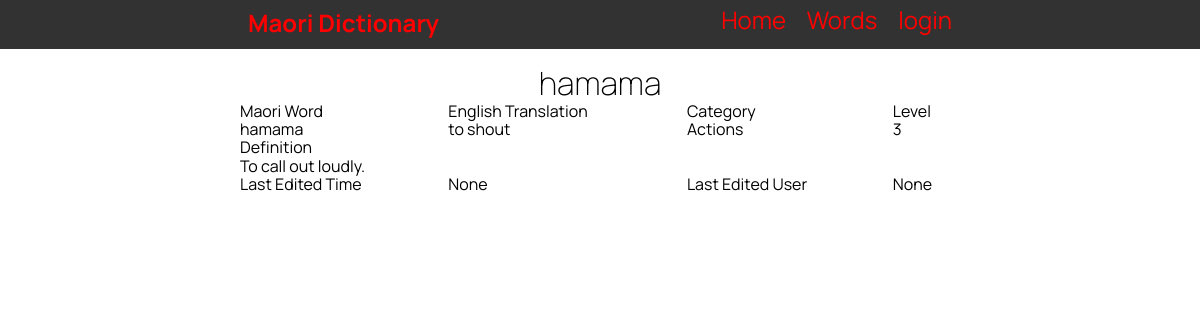
Page /individualword/1 on the committed database.
### tables this page shows
CREATE TABLE "vocab_list"
(
    id                  integer
        constraint vocab_list_pk
            primary key autoincrement,
    maori_word          varchar(30),
    english_translation varchar(30),
    category            varchar(30),
    definition          varchar(100),
    level               integer,
    last_edited_time    date,
    last_edited_user    varchar(60)
);

### app.py (the view)
@app.route('/individualword/<word_id>')
def render_individual_word(word_id):
    con = create_connection(DATABASE)
    query = "SELECT * FROM vocab_list WHERE id = ?"
    cur = con.cursor()
    cur.execute(query, (word_id, ))
    word_info = cur.fetchall()
    con.close()
    print(word_info)
    return render_template('worddetail.html', logged_in=is_logged_in(), admin=is_admin(), word_infomation=word_info)

### app.py (called while the page is built)
def create_connection(db_file):
    try:
        connection = sqlite3.connect(db_file)
        return connection
    except Error as e:
        print(e)
    return None

def is_logged_in():
    if session.get('email') is None:
        return False
    else:
        return True

def is_admin():
    if is_logged_in():
        if session.get('role') == "Teacher" or session.get('role') == "Admin":
            return True
        else:
            return False
    else:
        return False

### templates/worddetail.html
{% extends "base.html" %}
{% block pageheading %}{{ word_infomation[0][1] }}{% endblock %}
{% block main %}
<table>
    <tr>
        <td>Maori Word</td>
        <td>English Translation</td>
        <td>Category</td>
        <td>Level</td>
    </tr>
    <tr>
        <td>{{ word_infomation[0][1] }}</td>
        <td>{{ word_infomation[0][2] }}</td>
        <td>{{ word_infomation[0][3] }}</td>
        <td>{{ word_infomation[0][5] }}</td>
    </tr>
    <tr>
        <td colspan="4">Definition</td>
    </tr>
    <tr>
        <td colspan="4">{{ word_infomation[0][4] }}</td>
    </tr>
    <tr>
        <td>Last Edited Time</td>
        <td>{{ word_infomation[0][6] }}</td>
        <td>Last Edited User</td>
        <td>{{ word_infomation[0][7] }}</td>
    </tr>
</table>
{% endblock %}

### static/MDW.css (style rules this page uses)
* { font-family: 'Manrope', sans-serif; padding: 0; margin: 0; box-sizing: border-box; }
body { background-color: rgb(255, 255, 255); }
table { font-family: Arial, Helvetica, sans-serif; border-collapse: collapse; width: 100%; }

### rows in the picture
vocab_list: maori_word "hamama", english_translation "to shout", category "Actions", level "3", definition "To call out loudly."

### other values in the picture
{{ word_infomation[0][6] }} "None"
{{ word_infomation[0][7] }} "None"
